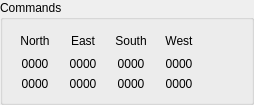
      <widget class="QGroupBox" name="groupBox">
       <property name="sizePolicy">
        <sizepolicy hsizetype="Preferred" vsizetype="Preferred">
         <horstretch>0</horstretch>
         <verstretch>0</verstretch>
        </sizepolicy>
       </property>
       <property name="maximumSize">
        <size>
         <width>999</width>
         <height>999</height>
        </size>
       </property>
       <property name="title">
        <string>Commands</string>
       </property>
       <layout class="QGridLayout" name="gridLayout_3">
        <item row="1" column="3">
         <widget class="QLabel" name="lblPhoneCommand3">
          <property name="minimumSize">
           <size>
            <width>34</width>
            <height>14</height>
           </size>
          </property>
          <property name="text">
           <string>0000</string>
          </property>
          <property name="alignment">
           <set>Qt::AlignCenter</set>
          </property>
         </widget>
        </item>
        <item row="1" column="2">
         <widget class="QLabel" name="lblPhoneCommand2">
          <property name="minimumSize">
           <size>
            <width>34</width>
            <height>14</height>
           </size>
          </property>
          <property name="text">
           <string>0000</string>
          </property>
          <property name="alignment">
           <set>Qt::AlignCenter</set>
          </property>
         </widget>
        </item>
        <item row="0" column="2">
         <widget class="QLabel" name="label_6">
          <property name="sizePolicy">
           <sizepolicy hsizetype="Preferred" vsizetype="Preferred">
            <horstretch>0</horstretch>
            <verstretch>0</verstretch>
           </sizepolicy>
          </property>
          <property name="minimumSize">
           <size>
            <width>42</width>
            <height>0</height>
           </size>
          </property>
          <property name="text">
           <string>South</string>
          </property>
          <property name="alignment">
           <set>Qt::AlignCenter</set>
          </property>
         </widget>
        </item>
        <item row="1" column="1">
         <widget class="QLabel" name="lblPhoneCommand1">
          <property name="minimumSize">
           <size>
            <width>34</width>
            <height>14</height>
           </size>
          </property>
          <property name="text">
           <string>0000</string>
          </property>
          <property name="alignment">
           <set>Qt::AlignCenter</set>
          </property>
         </widget>
        </item>
        <item row="1" column="0">
         <widget class="QLabel" name="lblPhoneCommand0">
          <property name="minimumSize">
           <size>
            <width>34</width>
            <height>14</height>
           </size>
          </property>
          <property name="text">
           <string>0000</string>
          </property>
          <property name="alignment">
           <set>Qt::AlignCenter</set>
          </property>
         </widget>
        </item>
        <item row="0" column="3">
         <widget class="QLabel" name="label_7">
          <property name="sizePolicy">
           <sizepolicy hsizetype="Preferred" vsizetype="Preferred">
            <horstretch>0</horstretch>
            <verstretch>0</verstretch>
           </sizepolicy>
          </property>
          <property name="minimumSize">
           <size>
            <width>42</width>
            <height>0</height>
           </size>
          </property>
          <property name="text">
           <string>West</string>
          </property>
          <property name="alignment">
           <set>Qt::AlignCenter</set>
          </property>
         </widget>
        </item>
        <item row="0" column="1">
         <widget class="QLabel" name="label_5">
          <property name="sizePolicy">
           <sizepolicy hsizetype="Preferred" vsizetype="Preferred">
            <horstretch>0</horstretch>
            <verstretch>0</verstretch>
           </sizepolicy>
          </property>
          <property name="minimumSize">
           <size>
            <width>42</width>
            <height>0</height>
           </size>
          </property>
          <property name="text">
           <string>East</string>
          </property>
          <property name="alignment">
           <set>Qt::AlignCenter</set>
          </property>
         </widget>
        </item>
        <item row="0" column="4">
         <spacer name="horizontalSpacer_2">
          <property name="orientation">
           <enum>Qt::Horizontal</enum>
          </property>
          <property name="sizeHint" stdset="0">
           <size>
            <width>40</width>
            <height>20</height>
           </size>
          </property>
         </spacer>
        </item>
        <item row="2" column="0">
         <widget class="QLabel" name="lblPhoneIbvsCommand0">
          <property name="text">
           <string>0000</string>
          </property>
          <property name="alignment">
           <set>Qt::AlignCenter</set>
          </property>
         </widget>
        </item>
        <item row="2" column="1">
         <widget class="QLabel" name="lblPhoneIbvsCommand1">
          <property name="text">
           <string>0000</string>
          </property>
          <property name="alignment">
           <set>Qt::AlignCenter</set>
          </property>
         </widget>
        </item>
        <item row="2" column="2">
         <widget class="QLabel" name="lblPhoneIbvsCommand2">
          <property name="text">
           <string>0000</string>
          </property>
          <property name="alignment">
           <set>Qt::AlignCenter</set>
          </property>
         </widget>
        </item>
        <item row="2" column="3">
         <widget class="QLabel" name="lblPhoneIbvsCommand3">
          <property name="text">
           <string>0000</string>
          </property>
          <property name="alignment">
           <set>Qt::AlignCenter</set>
          </property>
         </widget>
        </item>
        <item row="0" column="0">
         <widget class="QLabel" name="label_4">
          <property name="sizePolicy">
           <sizepolicy hsizetype="Preferred" vsizetype="Preferred">
            <horstretch>0</horstretch>
            <verstretch>0</verstretch>
           </sizepolicy>
          </property>
          <property name="minimumSize">
           <size>
            <width>42</width>
            <height>0</height>
           </size>
          </property>
          <property name="text">
           <string>North</string>
          </property>
          <property name="alignment">
           <set>Qt::AlignCenter</set>
          </property>
         </widget>
        </item>
       </layout>
      </widget>
